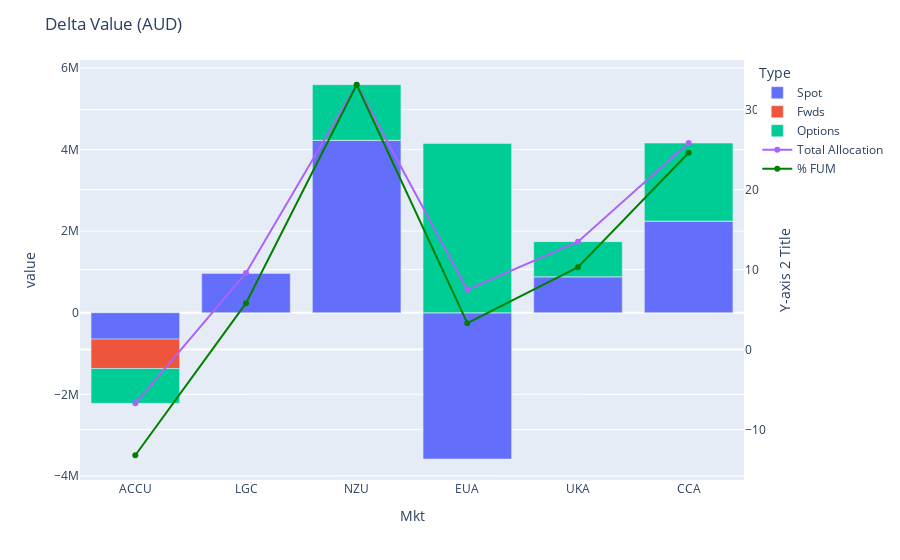

The cell this chart's notebook holds for it:
### Code cell
delta_graph = px.bar(m, x='Mkt', y='value',color='Type')
delta_graph.add_trace(go.Scatter(x=b.Mkt, y=b['Total_Delta'],name='Total Allocation'))#, name='Total Allocation', base=0))
delta_graph.update_layout(title='Delta Value (AUD)')

delta_graph.add_trace(go.Scatter(x=b.Mkt, y=b.FUM, name='% FUM', line=dict(color='green'), yaxis='y2'))
# Add the second y-axis
delta_graph.update_layout(
    yaxis2=dict(
        title='Y-axis 2 Title',
        overlaying='y',
        side='right'
    )
)
delta_graph.show()

### Figure 1 — Plotly figure (JSON) as saved in the notebook; plotly's stock layout.template omitted (floating-point values rounded to 4 significant figures)
{"data": [{"alignmentgroup": "True", "hovertemplate": "Type=Spot<br>Mkt=%{x}<br>value=%{y}<extra></extra>", "legendgroup": "Spot", "marker": {"color": "#636efa", "pattern": {"shape": ""}}, "name": "Spot", "offsetgroup": "Spot", "orientation": "v", "showlegend": true, "textposition": "auto", "type": "bar", "x": ["ACCU", "LGC", "NZU", "EUA", "UKA", "CCA"], "xaxis": "x", "y": [-646920, 975000, 4229087, -3586270, 882564, 2248953], "yaxis": "y"}, {"alignmentgroup": "True", "hovertemplate": "Type=Fwds<br>Mkt=%{x}<br>value=%{y}<extra></extra>", "legendgroup": "Fwds", "marker": {"color": "#EF553B", "pattern": {"shape": ""}}, "name": "Fwds", "offsetgroup": "Fwds", "orientation": "v", "showlegend": true, "textposition": "auto", "type": "bar", "x": ["ACCU", "LGC", "NZU", "EUA", "UKA", "CCA"], "xaxis": "x", "y": [-720000, 0, 0, 0, 0, 0], "yaxis": "y"}, {"alignmentgroup": "True", "hovertemplate": "Type=Options<br>Mkt=%{x}<br>value=%{y}<extra></extra>", "legendgroup": "Options", "marker": {"color": "#00cc96", "pattern": {"shape": ""}}, "name": "Options", "offsetgroup": "Options", "orientation": "v", "showlegend": true, "textposition": "auto", "type": "bar", "x": ["ACCU", "LGC", "NZU", "EUA", "UKA", "CCA"], "xaxis": "x", "y": [-854807, 0, 1360535, 4151618, 859910, 1911493], "yaxis": "y"}, {"name": "Total Allocation", "type": "scatter", "x": ["ACCU", "LGC", "NZU", "EUA", "UKA", "CCA"], "y": [-2221727, 975000, 5589622, 565349, 1742474, 4160446]}, {"line": {"color": "green"}, "name": "% FUM", "type": "scatter", "x": ["ACCU", "LGC", "NZU", "EUA", "UKA", "CCA"], "y": [-13.2, 5.8, 33.1, 3.3, 10.3, 24.6], "yaxis": "y2"}], "layout": {"barmode": "relative", "legend": {"title": {"text": "Type"}, "tracegroupgap": 0}, "margin": {"t": 60}, "title": {"text": "Delta Value (AUD)"}, "xaxis": {"anchor": "y", "domain": [0, 1], "title": {"text": "Mkt"}}, "yaxis": {"anchor": "x", "domain": [0, 1], "title": {"text": "value"}}, "yaxis2": {"overlaying": "y", "side": "right", "title": {"text": "Y-axis 2 Title"}}}}
